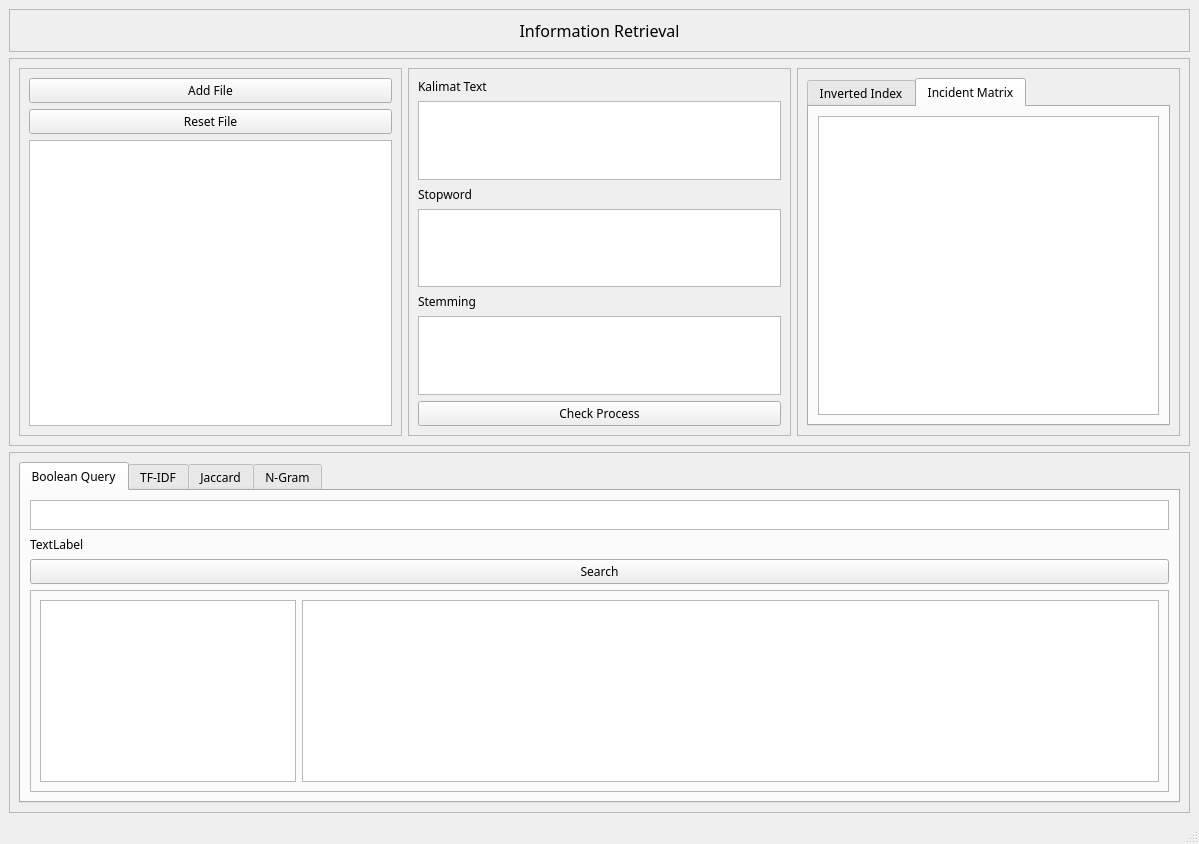
<?xml version="1.0" encoding="UTF-8"?>
<ui version="4.0">
 <class>MainWindow</class>
 <widget class="QMainWindow" name="MainWindow">
  <property name="geometry">
   <rect>
    <x>0</x>
    <y>0</y>
    <width>1199</width>
    <height>844</height>
   </rect>
  </property>
  <property name="windowTitle">
   <string>MainWindow</string>
  </property>
  <widget class="QWidget" name="centralwidget">
   <layout class="QVBoxLayout" name="verticalLayout">
    <item>
     <widget class="QFrame" name="frame">
      <property name="sizePolicy">
       <sizepolicy hsizetype="Expanding" vsizetype="Expanding">
        <horstretch>0</horstretch>
        <verstretch>0</verstretch>
       </sizepolicy>
      </property>
      <property name="maximumSize">
       <size>
        <width>16777215</width>
        <height>50</height>
       </size>
      </property>
      <property name="font">
       <font>
        <family>Rubik</family>
       </font>
      </property>
      <property name="frameShape">
       <enum>QFrame::StyledPanel</enum>
      </property>
      <property name="frameShadow">
       <enum>QFrame::Raised</enum>
      </property>
      <layout class="QVBoxLayout" name="verticalLayout_2">
       <item>
        <widget class="QLabel" name="label">
         <property name="font">
          <font>
           <family>Rubik</family>
           <pointsize>12</pointsize>
          </font>
         </property>
         <property name="text">
          <string>Information Retrieval</string>
         </property>
         <property name="alignment">
          <set>Qt::AlignCenter</set>
         </property>
        </widget>
       </item>
      </layout>
     </widget>
    </item>
    <item>
     <widget class="QFrame" name="frame_2">
      <property name="maximumSize">
       <size>
        <width>16777215</width>
        <height>400</height>
       </size>
      </property>
      <property name="font">
       <font>
        <family>Rubik</family>
       </font>
      </property>
      <property name="frameShape">
       <enum>QFrame::StyledPanel</enum>
      </property>
      <property name="frameShadow">
       <enum>QFrame::Raised</enum>
      </property>
      <layout class="QHBoxLayout" name="horizontalLayout">
       <item>
        <widget class="QFrame" name="frame_4">
         <property name="frameShape">
          <enum>QFrame::StyledPanel</enum>
         </property>
         <property name="frameShadow">
          <enum>QFrame::Raised</enum>
         </property>
         <layout class="QVBoxLayout" name="verticalLayout_3">
          <item>
           <widget class="QPushButton" name="pushButton">
            <property name="text">
             <string>Add File</string>
            </property>
           </widget>
          </item>
          <item>
           <widget class="QPushButton" name="pushButton_2">
            <property name="text">
             <string>Reset File</string>
            </property>
           </widget>
          </item>
          <item>
           <widget class="QListWidget" name="listWidget">
            <property name="sizePolicy">
             <sizepolicy hsizetype="Preferred" vsizetype="Preferred">
              <horstretch>0</horstretch>
              <verstretch>0</verstretch>
             </sizepolicy>
            </property>
            <property name="isWrapping" stdset="0">
             <bool>false</bool>
            </property>
           </widget>
          </item>
         </layout>
        </widget>
       </item>
       <item>
        <widget class="QFrame" name="frame_5">
         <property name="frameShape">
          <enum>QFrame::StyledPanel</enum>
         </property>
         <property name="frameShadow">
          <enum>QFrame::Raised</enum>
         </property>
         <layout class="QVBoxLayout" name="verticalLayout_4">
          <item>
           <widget class="QLabel" name="label_2">
            <property name="text">
             <string>Kalimat Text</string>
            </property>
           </widget>
          </item>
          <item>
           <widget class="QListWidget" name="listWidget_2">
            <property name="sizePolicy">
             <sizepolicy hsizetype="Preferred" vsizetype="Preferred">
              <horstretch>0</horstretch>
              <verstretch>0</verstretch>
             </sizepolicy>
            </property>
            <property name="font">
             <font>
              <pointsize>8</pointsize>
             </font>
            </property>
            <property name="isWrapping" stdset="0">
             <bool>false</bool>
            </property>
           </widget>
          </item>
          <item>
           <widget class="QLabel" name="label_3">
            <property name="text">
             <string>Stopword</string>
            </property>
           </widget>
          </item>
          <item>
           <widget class="QListWidget" name="listWidget_3">
            <property name="sizePolicy">
             <sizepolicy hsizetype="Preferred" vsizetype="Preferred">
              <horstretch>0</horstretch>
              <verstretch>0</verstretch>
             </sizepolicy>
            </property>
            <property name="font">
             <font>
              <pointsize>8</pointsize>
             </font>
            </property>
            <property name="isWrapping" stdset="0">
             <bool>false</bool>
            </property>
           </widget>
          </item>
          <item>
           <widget class="QLabel" name="label_4">
            <property name="text">
             <string>Stemming</string>
            </property>
           </widget>
          </item>
          <item>
           <widget class="QListWidget" name="listWidget_4">
            <property name="sizePolicy">
             <sizepolicy hsizetype="Preferred" vsizetype="Preferred">
              <horstretch>0</horstretch>
              <verstretch>0</verstretch>
             </sizepolicy>
            </property>
            <property name="font">
             <font>
              <pointsize>8</pointsize>
             </font>
            </property>
            <property name="isWrapping" stdset="0">
             <bool>false</bool>
            </property>
           </widget>
          </item>
          <item>
           <widget class="QPushButton" name="pushButton_7">
            <property name="text">
             <string>Check Process</string>
            </property>
           </widget>
          </item>
         </layout>
        </widget>
       </item>
       <item>
        <widget class="QFrame" name="frame_6">
         <property name="frameShape">
          <enum>QFrame::StyledPanel</enum>
         </property>
         <property name="frameShadow">
          <enum>QFrame::Raised</enum>
         </property>
         <layout class="QVBoxLayout" name="verticalLayout_5">
          <item>
           <widget class="QTabWidget" name="tabWidget">
            <property name="sizePolicy">
             <sizepolicy hsizetype="Preferred" vsizetype="Preferred">
              <horstretch>0</horstretch>
              <verstretch>0</verstretch>
             </sizepolicy>
            </property>
            <property name="currentIndex">
             <number>1</number>
            </property>
            <widget class="QWidget" name="tab">
             <attribute name="title">
              <string>Inverted Index</string>
             </attribute>
             <layout class="QVBoxLayout" name="verticalLayout_11">
              <item>
               <widget class="QListWidget" name="listWidget_7">
                <property name="sizePolicy">
                 <sizepolicy hsizetype="Preferred" vsizetype="Preferred">
                  <horstretch>0</horstretch>
                  <verstretch>0</verstretch>
                 </sizepolicy>
                </property>
               </widget>
              </item>
             </layout>
            </widget>
            <widget class="QWidget" name="tab_2">
             <attribute name="title">
              <string>Incident Matrix</string>
             </attribute>
             <layout class="QVBoxLayout" name="verticalLayout_12">
              <item>
               <widget class="QTableWidget" name="tableWidget_2">
                <property name="font">
                 <font>
                  <pointsize>7</pointsize>
                 </font>
                </property>
                <attribute name="horizontalHeaderCascadingSectionResizes">
                 <bool>true</bool>
                </attribute>
                <attribute name="horizontalHeaderShowSortIndicator" stdset="0">
                 <bool>true</bool>
                </attribute>
                <attribute name="horizontalHeaderStretchLastSection">
                 <bool>true</bool>
                </attribute>
                <attribute name="verticalHeaderCascadingSectionResizes">
                 <bool>true</bool>
                </attribute>
                <attribute name="verticalHeaderShowSortIndicator" stdset="0">
                 <bool>true</bool>
                </attribute>
                <attribute name="verticalHeaderStretchLastSection">
                 <bool>true</bool>
                </attribute>
               </widget>
              </item>
             </layout>
            </widget>
           </widget>
          </item>
         </layout>
        </widget>
       </item>
      </layout>
     </widget>
    </item>
    <item>
     <widget class="QFrame" name="frame_3">
      <property name="font">
       <font>
        <family>Rubik</family>
       </font>
      </property>
      <property name="frameShape">
       <enum>QFrame::StyledPanel</enum>
      </property>
      <property name="frameShadow">
       <enum>QFrame::Raised</enum>
      </property>
      <layout class="QVBoxLayout" name="verticalLayout_6">
       <item>
        <widget class="QTabWidget" name="tabWidget_2">
         <property name="sizePolicy">
          <sizepolicy hsizetype="Preferred" vsizetype="Preferred">
           <horstretch>0</horstretch>
           <verstretch>0</verstretch>
          </sizepolicy>
         </property>
         <property name="currentIndex">
          <number>0</number>
         </property>
         <widget class="QWidget" name="tab_3">
          <attribute name="title">
           <string>Boolean Query</string>
          </attribute>
          <layout class="QVBoxLayout" name="verticalLayout_7">
           <item>
            <widget class="QTextEdit" name="textEdit">
             <property name="sizePolicy">
              <sizepolicy hsizetype="Preferred" vsizetype="Preferred">
               <horstretch>0</horstretch>
               <verstretch>0</verstretch>
              </sizepolicy>
             </property>
             <property name="maximumSize">
              <size>
               <width>16777215</width>
               <height>30</height>
              </size>
             </property>
            </widget>
           </item>
           <item>
            <widget class="QLabel" name="label_5">
             <property name="maximumSize">
              <size>
               <width>16777215</width>
               <height>30</height>
              </size>
             </property>
             <property name="text">
              <string>TextLabel</string>
             </property>
            </widget>
           </item>
           <item>
            <widget class="QPushButton" name="pushButton_3">
             <property name="text">
              <string>Search</string>
             </property>
            </widget>
           </item>
           <item>
            <widget class="QFrame" name="frame_10">
             <property name="frameShape">
              <enum>QFrame::StyledPanel</enum>
             </property>
             <property name="frameShadow">
              <enum>QFrame::Raised</enum>
             </property>
             <layout class="QGridLayout" name="gridLayout_4">
              <item row="0" column="0">
               <widget class="QListWidget" name="listWidget_12">
                <property name="sizePolicy">
                 <sizepolicy hsizetype="Preferred" vsizetype="Expanding">
                  <horstretch>0</horstretch>
                  <verstretch>0</verstretch>
                 </sizepolicy>
                </property>
               </widget>
              </item>
              <item row="0" column="1">
               <widget class="QListWidget" name="listWidget_5">
                <property name="sizePolicy">
                 <sizepolicy hsizetype="Expanding" vsizetype="Expanding">
                  <horstretch>0</horstretch>
                  <verstretch>0</verstretch>
                 </sizepolicy>
                </property>
               </widget>
              </item>
             </layout>
            </widget>
           </item>
          </layout>
         </widget>
         <widget class="QWidget" name="tab_4">
          <attribute name="title">
           <string>TF-IDF</string>
          </attribute>
          <layout class="QVBoxLayout" name="verticalLayout_8">
           <item>
            <widget class="QTextEdit" name="textEdit_2">
             <property name="maximumSize">
              <size>
               <width>16777215</width>
               <height>30</height>
              </size>
             </property>
            </widget>
           </item>
           <item>
            <widget class="QLabel" name="label_6">
             <property name="maximumSize">
              <size>
               <width>16777215</width>
               <height>30</height>
              </size>
             </property>
             <property name="text">
              <string>TextLabel</string>
             </property>
            </widget>
           </item>
           <item>
            <widget class="QPushButton" name="pushButton_4">
             <property name="text">
              <string>Search</string>
             </property>
            </widget>
           </item>
           <item>
            <widget class="QFrame" name="frame_7">
             <property name="sizePolicy">
              <sizepolicy hsizetype="Preferred" vsizetype="Preferred">
               <horstretch>0</horstretch>
               <verstretch>0</verstretch>
              </sizepolicy>
             </property>
             <property name="frameShape">
              <enum>QFrame::StyledPanel</enum>
             </property>
             <property name="frameShadow">
              <enum>QFrame::Raised</enum>
             </property>
             <layout class="QGridLayout" name="gridLayout">
              <item row="0" column="0">
               <widget class="QListWidget" name="listWidget_8">
                <property name="sizePolicy">
                 <sizepolicy hsizetype="Preferred" vsizetype="Expanding">
                  <horstretch>0</horstretch>
                  <verstretch>0</verstretch>
                 </sizepolicy>
                </property>
               </widget>
              </item>
              <item row="0" column="1">
               <widget class="QTableWidget" name="tableWidget">
                <property name="sizePolicy">
                 <sizepolicy hsizetype="Expanding" vsizetype="Expanding">
                  <horstretch>0</horstretch>
                  <verstretch>0</verstretch>
                 </sizepolicy>
                </property>
                <property name="font">
                 <font>
                  <pointsize>7</pointsize>
                 </font>
                </property>
                <attribute name="horizontalHeaderCascadingSectionResizes">
                 <bool>true</bool>
                </attribute>
                <attribute name="horizontalHeaderDefaultSectionSize">
                 <number>125</number>
                </attribute>
                <attribute name="horizontalHeaderMinimumSectionSize">
                 <number>35</number>
                </attribute>
                <attribute name="horizontalHeaderShowSortIndicator" stdset="0">
                 <bool>true</bool>
                </attribute>
                <attribute name="horizontalHeaderStretchLastSection">
                 <bool>true</bool>
                </attribute>
                <attribute name="verticalHeaderCascadingSectionResizes">
                 <bool>true</bool>
                </attribute>
                <attribute name="verticalHeaderDefaultSectionSize">
                 <number>35</number>
                </attribute>
                <attribute name="verticalHeaderMinimumSectionSize">
                 <number>25</number>
                </attribute>
                <attribute name="verticalHeaderShowSortIndicator" stdset="0">
                 <bool>true</bool>
                </attribute>
                <attribute name="verticalHeaderStretchLastSection">
                 <bool>true</bool>
                </attribute>
               </widget>
              </item>
             </layout>
            </widget>
           </item>
          </layout>
         </widget>
         <widget class="QWidget" name="tab_5">
          <attribute name="title">
           <string>Jaccard</string>
          </attribute>
          <layout class="QVBoxLayout" name="verticalLayout_9">
           <item>
            <widget class="QTextEdit" name="textEdit_3">
             <property name="maximumSize">
              <size>
               <width>16777215</width>
               <height>30</height>
              </size>
             </property>
            </widget>
           </item>
           <item>
            <widget class="QLabel" name="label_7">
             <property name="maximumSize">
              <size>
               <width>16777215</width>
               <height>30</height>
              </size>
             </property>
             <property name="text">
              <string>TextLabel</string>
             </property>
            </widget>
           </item>
           <item>
            <widget class="QPushButton" name="pushButton_5">
             <property name="text">
              <string>Search</string>
             </property>
            </widget>
           </item>
           <item>
            <widget class="QFrame" name="frame_9">
             <property name="frameShape">
              <enum>QFrame::StyledPanel</enum>
             </property>
             <property name="frameShadow">
              <enum>QFrame::Raised</enum>
             </property>
             <layout class="QGridLayout" name="gridLayout_2">
              <item row="0" column="0">
               <widget class="QListWidget" name="listWidget_11">
                <property name="sizePolicy">
                 <sizepolicy hsizetype="Preferred" vsizetype="Expanding">
                  <horstretch>0</horstretch>
                  <verstretch>0</verstretch>
                 </sizepolicy>
                </property>
               </widget>
              </item>
              <item row="0" column="1">
               <widget class="QListWidget" name="listWidget_6">
                <property name="sizePolicy">
                 <sizepolicy hsizetype="Expanding" vsizetype="Expanding">
                  <horstretch>0</horstretch>
                  <verstretch>0</verstretch>
                 </sizepolicy>
                </property>
               </widget>
              </item>
             </layout>
            </widget>
           </item>
          </layout>
         </widget>
         <widget class="QWidget" name="tab_6">
          <attribute name="title">
           <string>N-Gram</string>
          </attribute>
          <layout class="QVBoxLayout" name="verticalLayout_10">
           <item>
            <widget class="QTextEdit" name="textEdit_4">
             <property name="maximumSize">
              <size>
               <width>16777215</width>
               <height>30</height>
              </size>
             </property>
            </widget>
           </item>
           <item>
            <widget class="QLabel" name="label_8">
             <property name="maximumSize">
              <size>
               <width>16777215</width>
               <height>30</height>
              </size>
             </property>
             <property name="text">
              <string>TextLabel</string>
             </property>
            </widget>
           </item>
           <item>
            <widget class="QPushButton" name="pushButton_6">
             <property name="text">
              <string>Search</string>
             </property>
            </widget>
           </item>
           <item>
            <widget class="QFrame" name="frame_8">
             <property name="frameShape">
              <enum>QFrame::StyledPanel</enum>
             </property>
             <property name="frameShadow">
              <enum>QFrame::Raised</enum>
             </property>
             <layout class="QGridLayout" name="gridLayout_3">
              <item row="0" column="0">
               <widget class="QListWidget" name="listWidget_10">
                <property name="sizePolicy">
                 <sizepolicy hsizetype="Preferred" vsizetype="Expanding">
                  <horstretch>0</horstretch>
                  <verstretch>0</verstretch>
                 </sizepolicy>
                </property>
               </widget>
              </item>
              <item row="0" column="1">
               <widget class="QListWidget" name="listWidget_9">
                <property name="sizePolicy">
                 <sizepolicy hsizetype="Expanding" vsizetype="Expanding">
                  <horstretch>0</horstretch>
                  <verstretch>0</verstretch>
                 </sizepolicy>
                </property>
               </widget>
              </item>
             </layout>
            </widget>
           </item>
          </layout>
         </widget>
        </widget>
       </item>
      </layout>
     </widget>
    </item>
   </layout>
  </widget>
  <widget class="QMenuBar" name="menubar">
   <property name="geometry">
    <rect>
     <x>0</x>
     <y>0</y>
     <width>1199</width>
     <height>26</height>
    </rect>
   </property>
  </widget>
  <widget class="QStatusBar" name="statusbar"/>
 </widget>
 <resources/>
 <connections/>
</ui>
